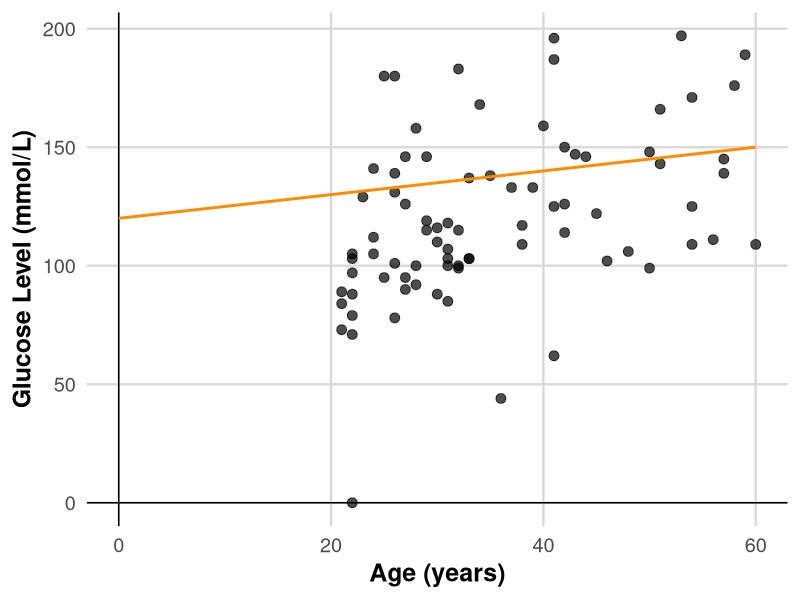
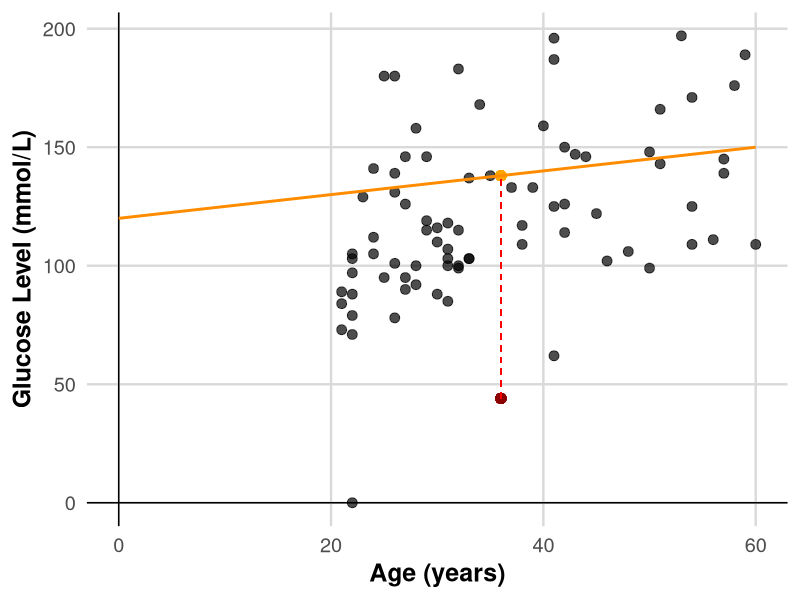
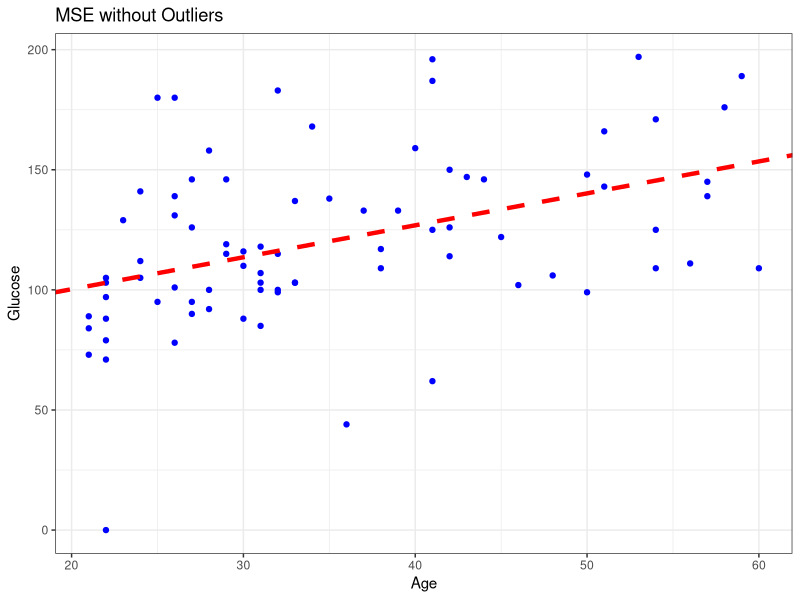
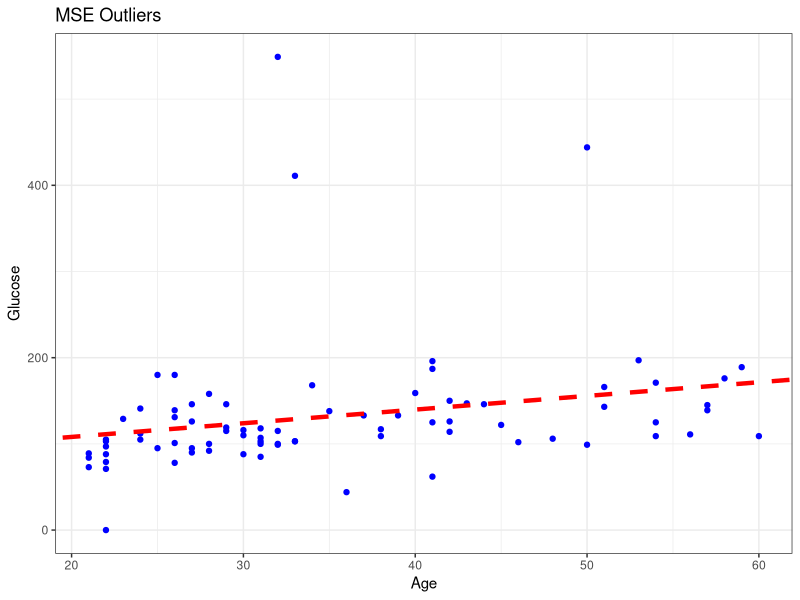
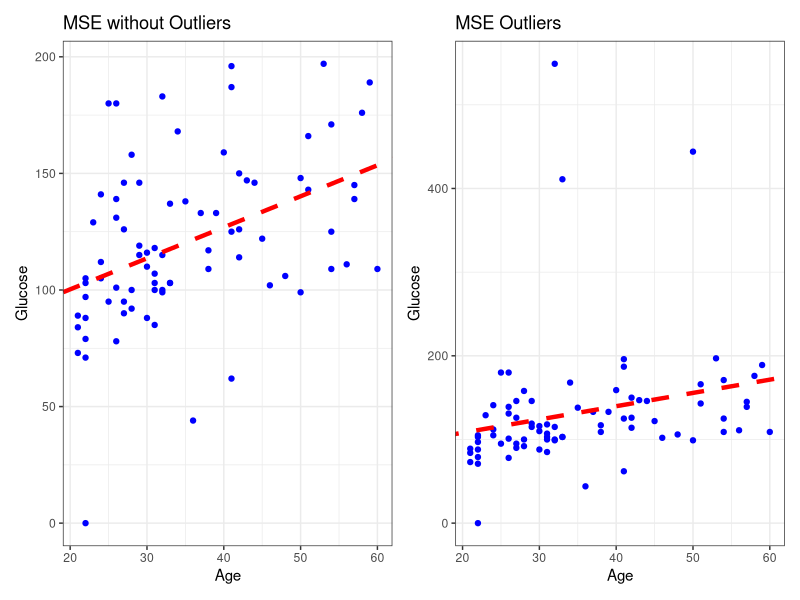

These figures' R source, in order:
## ---- chunk 1
#| message: false

library(mlbench)
library(tidyverse) 
library(ggplot2)

theme_set(theme_bw()) # to help in plot visualization (white background)
## ---- chunk 2
data("PimaIndiansDiabetes")
## ---- chunk 3
Data <- PimaIndiansDiabetes %>%
        select(age, glucose)
## ---- chunk 4
DataSmaller <- Data[1:80,]

head(DataSmaller)

## ---- chunk 5
DataSmaller <- Data[1:80,]
# Calcualte error of line (y = 112 + 0.5x)
DataSmaller$line1 <- 120 + 0.5 * seq(0, 60, length.out = 80) #made up quation of a line/lienar model
DataSmaller$linePredicted <- 120 + 0.5 *DataSmaller$age #predicted output
## ---- chunk 6
ggplot(DataSmaller, aes(x = age, y = glucose)) +
  geom_point(size = 3, color = "black", alpha = 0.7) +  # Larger, colored points with some transparency
  labs(
    x = "Age (years)",
    y = "Glucose Level (mmol/L)") +
  geom_hline(yintercept = 0, color = "black", linewidth = 0.5) +  # Horizontal line at y = 0
  geom_vline(xintercept = 0, color = "black", linewidth = 0.5) +
  theme_minimal(base_size = 18) +  # Use a clean theme with larger base font size
  theme(
    plot.title = element_text(face = "bold", hjust = 0.5),  # Center and bold title
    plot.subtitle = element_text(hjust = 0.5),              # Center subtitle
    axis.title = element_text(face = "bold"),               # Bold axis titles for readability
    panel.grid.major = element_line(color = "grey85"),      # Lighten grid for subtlety
    panel.grid.minor = element_blank()                      # Remove minor grid lines for clarity
  ) +
  geom_line(aes(y = line1, x = seq(0, 60, length.out = 80)), color = "darkorange", size = 1)

## ---- chunk 7

DataSmaller$linePredicted <- 120 + 0.5 *DataSmaller$age
# Get the predicted value for the first data point
predicted_value <- DataSmaller$linePredicted[63]

# Calculate the residual
actual_value <- DataSmaller$glucose[63]
residual <- actual_value - predicted_value

# Print results
cat("Actual Value:", actual_value, "\n")
cat("Predicted Value:", predicted_value, "\n")
cat("Residual (Error):", residual, "\n")
## ---- chunk 8
ggplot(DataSmaller, aes(x = age, y = glucose)) +
  geom_point(size = 3, color = "black", alpha = 0.7) +  # Larger, colored points with some transparency
   geom_point(aes(x = DataSmaller$age[63], y = actual_value), size = 3, color = "darkred", alpha = 0.7) +
   geom_point(aes(x = DataSmaller$age[63], y = predicted_value), size = 3, color = "orange", alpha = 0.7) +
  geom_segment(aes(x = DataSmaller$age[63], y = actual_value, xend = DataSmaller$age[63], yend = predicted_value),
               color = "red", linetype = "dashed") +
  labs(
    x = "Age (years)",
    y = "Glucose Level (mmol/L)") +
  geom_hline(yintercept = 0, color = "black", linewidth = 0.5) +  # Horizontal line at y = 0
  geom_vline(xintercept = 0, color = "black", linewidth = 0.5) +
  theme_minimal(base_size = 18) +  # Use a clean theme with larger base font size
  theme(
    plot.title = element_text(face = "bold", hjust = 0.5),  # Center and bold title
    plot.subtitle = element_text(hjust = 0.5),              # Center subtitle
    axis.title = element_text(face = "bold"),               # Bold axis titles for readability
    panel.grid.major = element_line(color = "grey85"),      # Lighten grid for subtlety
    panel.grid.minor = element_blank()                      # Remove minor grid lines for clarity
  ) +
  geom_line(aes(y = line1, x = seq(0, 60, length.out = 80)), color = "darkorange", size = 1)

## ---- chunk 9
# Calculate Residuals
residuals <- DataSmaller$glucose - DataSmaller$linePredicted

# Define a function to calculate error metrics
calculate_errors <- function(residuals) {
  
  # Sum of Squared Residuals (SSR)
  SSR <- sum(residuals^2)
  
  # Mean Squared Error (MSE) – equivalent to L2 loss
  MSE <- (SSR)/dim(DataSmaller)[1]
  
  # Root Mean Squared Error (RMSE)
  RMSE <- sqrt(MSE)
  
  # Mean Absolute Error (MAE) – equivalent to L1 loss
  MAE <- mean(abs(residuals))
  
  # Print the results
  cat("Sum of Squared Residuals (SSR):", SSR, "\n")
  cat("Mean Squared Error (MSE):", MSE, "\n")
  cat("Mean Absolute Error (MAE):", MAE, "\n")
  
  # Return a list of the error metrics
  return(list(SSR = SSR, MSE = MSE, RMSE = RMSE, MAE = MAE))
}

error_metrics <- calculate_errors(residuals)

## ---- chunk 10
# Fit a linear model
model_MSE <- lm(glucose ~ age, data = DataSmaller)
DataSmaller$predictions_MSE <- predict(model_MSE, DataSmaller)

print(model_MSE$coefficients)
## ---- chunk 11

residuals_MSE <- DataSmaller$glucose - DataSmaller$predictions_MSE
residuals_MSE <- model_MSE$residuals # can also extract them directly from the model!

## ---- chunk 12

error_metrics_MSE <- calculate_errors(residuals_MSE)

## ---- chunk 13

MSE <- ggplot(DataSmaller, aes(x = age, y = glucose)) +
  geom_point(color = "blue") +
  geom_abline(intercept = coef(model_MSE)[1], slope = coef(model_MSE)[2], color="red",
               linetype="dashed", size=1.5) +
  labs(title = "MSE without Outliers", x = "Age", y = "Glucose")

MSE
## ---- chunk 14
# Introduce outliers 

DataOutliers <- DataSmaller
DataOutliers$glucose[c(1, 3, 5)] <- DataOutliers$glucose[c(1, 3, 5)] * 3 # Changing 3 readings into 3 times their value! 

model_MSE_out <- lm(glucose ~ age, data = DataOutliers)
DataOutliers$predictions_MSE_out <- predict(model_MSE_out, DataOutliers)

#Calculate residuals

residuals_MSE_out <- DataOutliers$glucose - DataOutliers$predictions_MSE_out
residuals_MSE_out <- model_MSE_out$residuals # can also extract them directly from the model!

#Calculate loss 

error_metrics_MSE_out <- calculate_errors(residuals_MSE_out)

MSE_Out <- ggplot(DataOutliers, aes(x = age, y = glucose)) +
  geom_point(color = "blue") +
  geom_abline(intercept = coef(model_MSE_out)[1], slope = coef(model_MSE_out)[2], color="red",
               linetype="dashed", size=1.5) +
  labs(title = "MSE Outliers", x = "Age", y = "Glucose")

MSE_Out

## ---- chunk 15
library(patchwork)

MSE + MSE_Out 
